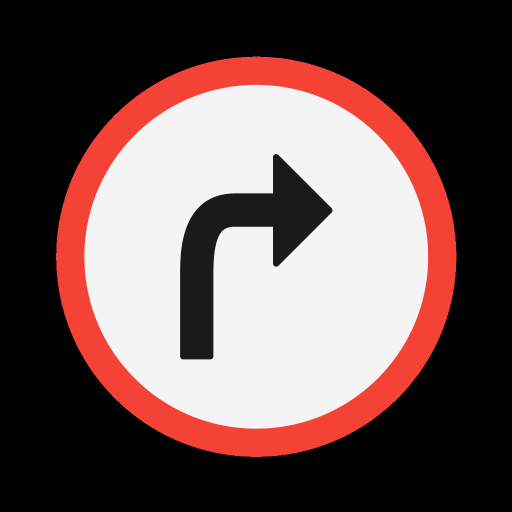
#> input picture sign_detection/Template_match/turn_right.png, 1024 x 1024 px (shown at 1/2 size)
$ python template_match.py
#> lines starting #> are read from the running program, lines starting #| are printed output that depends on the picture; after the words box and inside, x2 and y2 are one past the last pixel; in counts of white or black regions, pixels touching at a corner belong together
import imutils
import cv2
import numpy as np
#Open template and get canny
template = cv2.imread('turn_right.png')
#> template is the input picture: shape (1024, 1024, 3); mean B, G, R 84.4, 86.1, 108.3
template = cv2.cvtColor(template, cv2.COLOR_BGR2GRAY)
#> template: shape (1024, 1024)
template = cv2.Canny(template, 10, 25)
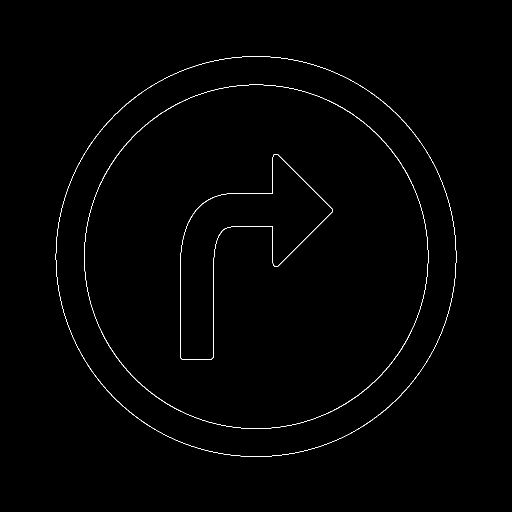
#> template: shape (1024, 1024) (shown at 1/2 size); 0.63% white in thin lines or dots, all inside (x1, y1, x2, y2) = (111, 112, 913, 914)
(height, width) = template.shape[:2]
#> height = 1024; width = 1024
#open the main image and convert it to gray scale image
main_image = cv2.imread('right.png')
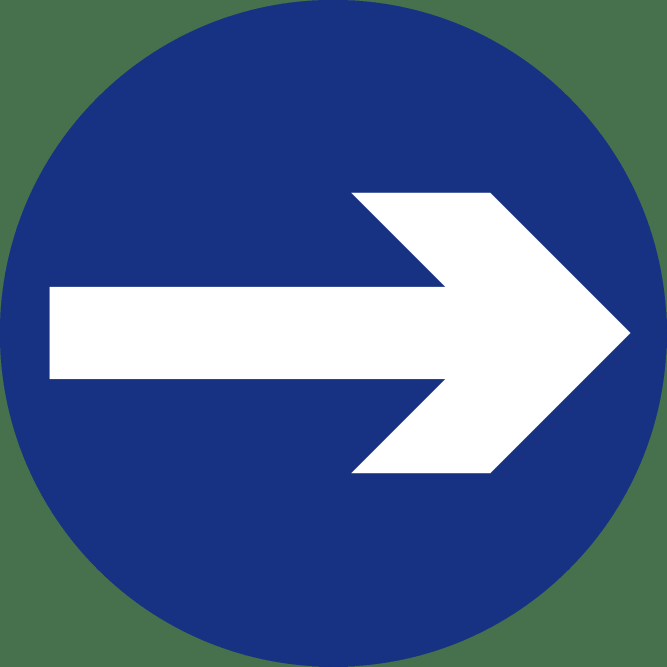
#> input picture sign_detection/Template_match/right.png, 2000 x 2000 px (shown at 1/3 size)
#> main_image is the input picture: shape (2000, 2000, 3); mean B, G, R 140.9, 99.1, 73.8
gray_image = cv2.cvtColor(main_image, cv2.COLOR_BGR2GRAY)
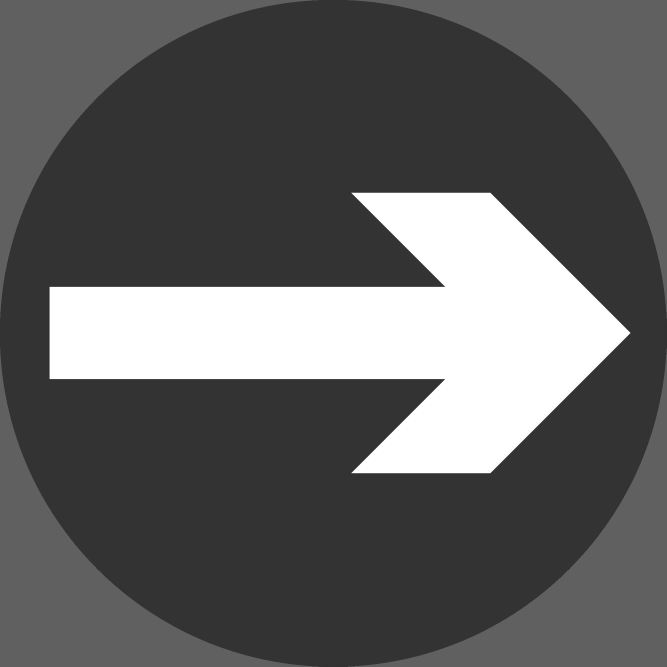
#> gray_image: shape (2000, 2000) (shown at 1/3 size); min 29, max 255, mean 96.3
temp_found = None
for scale in np.linspace(0.2, 1.0, 20)[::-1]:
   #resize the image and store the ratio
   resized_img = imutils.resize(gray_image, width = int(gray_image.shape[1] * scale))
   ratio = gray_image.shape[1] / float(resized_img.shape[1])
   if resized_img.shape[0] < height or resized_img.shape[1] < width:
      break
   #Convert to edged image for checking
   e = cv2.Canny(resized_img, 10, 25)
   match = cv2.matchTemplate(e, template, cv2.TM_CCOEFF)
   (_, val_max, _, loc_max) = cv2.minMaxLoc(match)
   if temp_found is None or val_max>temp_found[0]:
      temp_found = (val_max, loc_max, ratio)
#> this loop made 13 passes
#> (val_max, temp_found) on pass 1: (20610364, (20610364, (636, 407), 1))
#> (val_max, loc_max) on passes 2 to 7: (19367964, (577, 702)), (19424750, (523, 334)), (19453594, (467, 298)), (19473778, (411, 262)), (19535512, (354, 226)), (19915362, (297, 189))
#> pass 1, `match = cv2.matchTemplate(e, template, cv2.TM_CCOEFF)`:
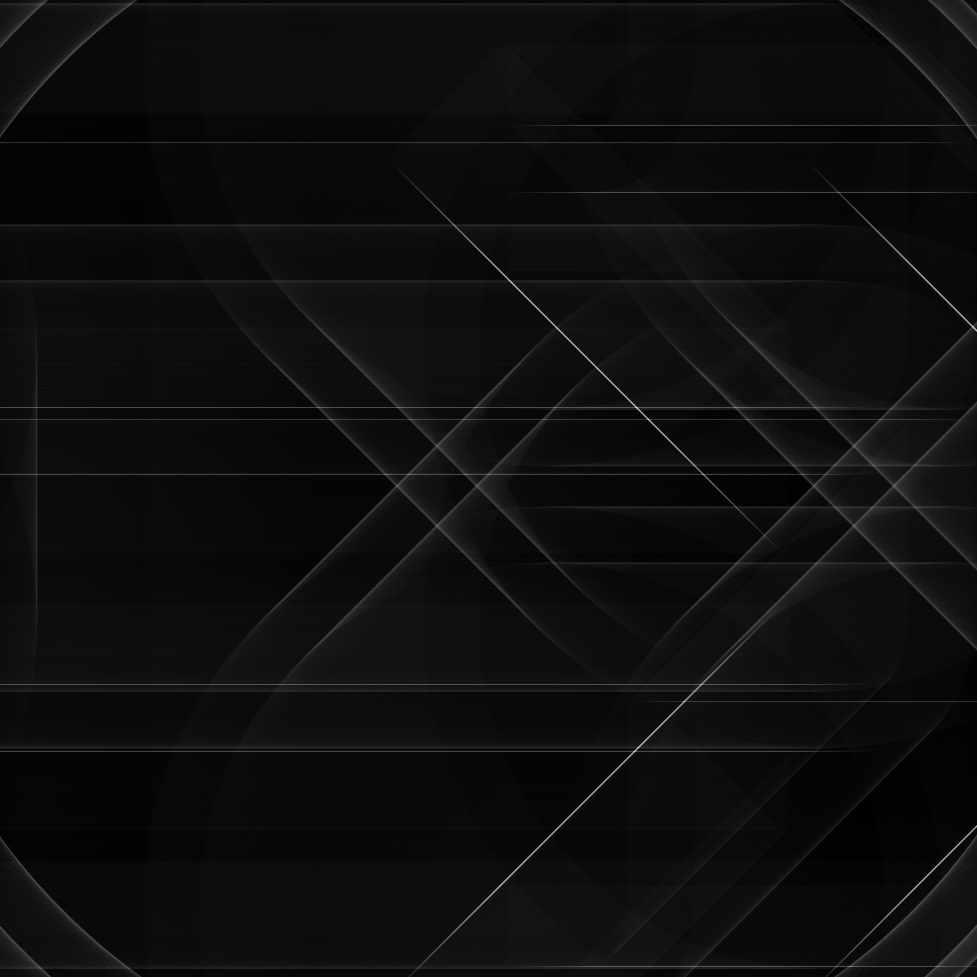
#> match: shape (977, 977) float32; min -1204989.2, max 20610364, mean 22913.5; drawn with min black and max white
#> after the loop:
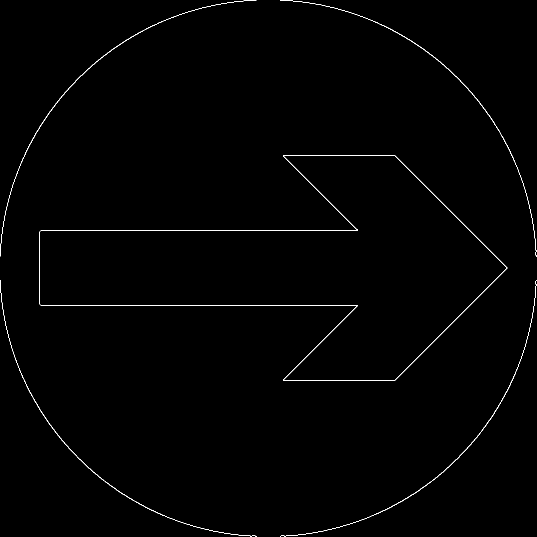
#> e: shape (1073, 1073) (shown at 1/2 size); 0.62% white in thin lines or dots
#> after the loop:
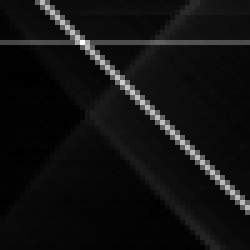
#> match: shape (50, 50) float32 (shown 5 times larger); min -1454709.4, max 18904710, mean -46686.9; drawn with min black and max white
#Get information from temp_found to compute x,y coordinate
(_, loc_max, r) = temp_found
#> loc_max = (636, 407); r = 1
(x_start, y_start) = (int(loc_max[0]), int(loc_max[1]))
#> x_start = 636; y_start = 407
(x_end, y_end) = (int((loc_max[0] + width)), int((loc_max[1] + height)))
#> x_end = 1660; y_end = 1431
#Draw rectangle around the template
cv2.rectangle(main_image, (x_start, y_start), (x_end, y_end), (0,0, 0), 5)
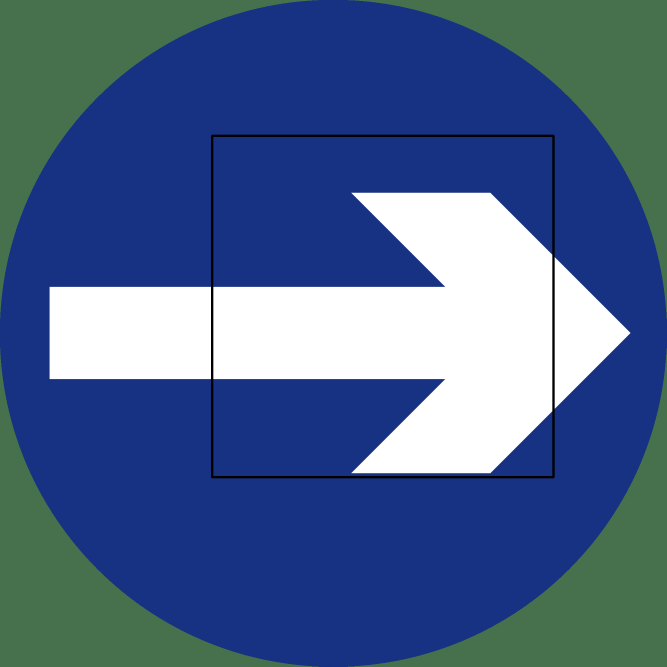
#> main_image: shape (2000, 2000, 3) (shown at 1/3 size); 0.72% of pixels changed, all inside (x1, y1, x2, y2) = (633, 404, 1664, 1435)
cv2.imshow('Template Found', main_image)
cv2.waitKey(0)
